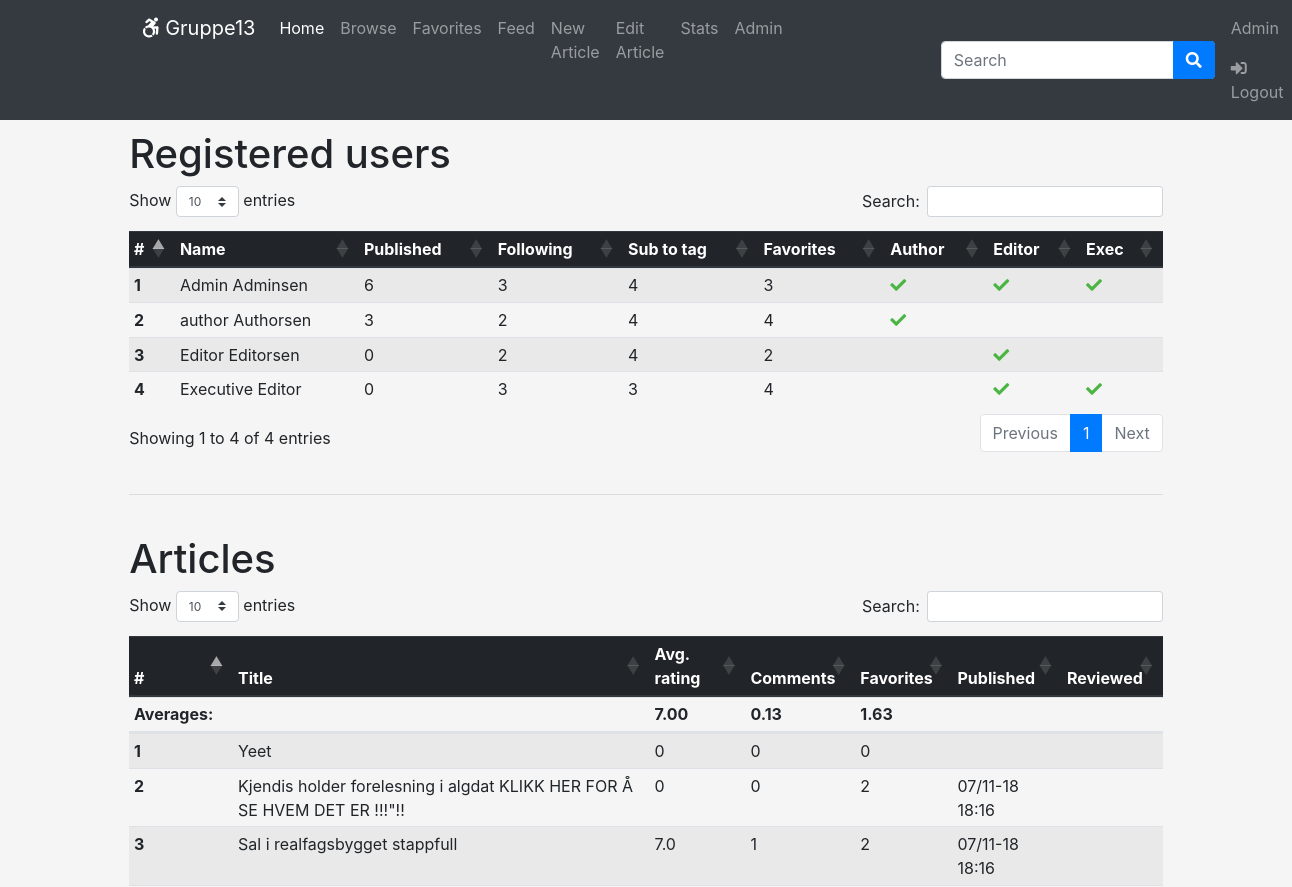
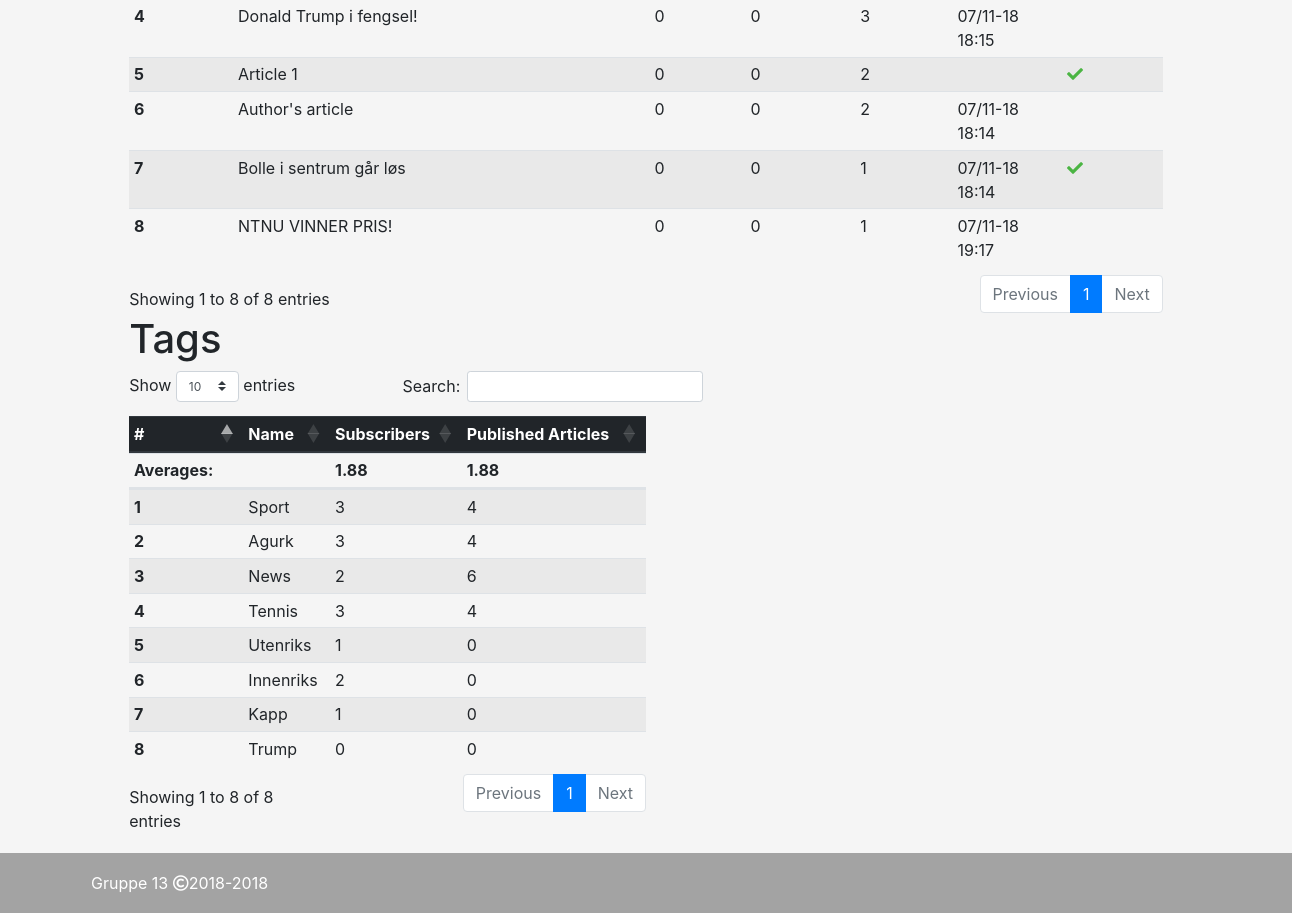
Page /analyze/ (signed in) on the committed database (2 pictures, top to bottom).
### catalog/models.py (models this page shows, shortened)
class User(AbstractUser):
    username = None
    email = models.EmailField('email address', unique=True)
    bool_is_author = models.BooleanField(default=False, help_text='Designates whether user is an author', verbose_name='Author')
    bool_is_editor = models.BooleanField(default=False, help_text='Designates whether user is an editor', verbose_name='Editor')
    bool_is_executive_editor = models.BooleanField(default=False, help_text='Designates whether user is an executive editor', verbose_name='Executive editor')
    first_name = models.CharField('first name', max_length = 30, blank=False)
    last_name = models.CharField('last name', max_length = 30, blank=False)
    bio = models.TextField(blank=True)
    USERNAME_FIELD = 'email'
    REQUIRED_FIELDS = []
    profile_pic = models.ImageField(default='default_profile_pic.jpg', blank=True, max_length=300)
    favorites = models.ManyToManyField('Article', related_name='favorites', blank=True)
    subscribe_author = models.ManyToManyField('User', blank=True)
    subscribe_tag = models.ManyToManyField('Tag', related_name='subscribe_tag', blank=True)
    objects = UserManager()
    def is_author(self):
        return self.is_superuser or self.bool_is_author
    def is_editor(self):
        return self.bool_is_executive_editor or self.bool_is_editor or self.is_superuser
    def is_executive_editor(self):
        return self.is_superuser or self.bool_is_executive_editor
    def name(self):
        return self.first_name + " " + self.last_name

class Article(models.Model):
    author = models.ManyToManyField(User, related_name='author', limit_choices_to={'bool_is_author': True}, blank=True)
    title = models.CharField(max_length=100)
    text = models.TextField(default='Start typing here...')
    thumb = models.ImageField(default='default.png', blank=True, max_length=300)
    pub_date = models.DateTimeField(auto_now_add=True)
    tag = models.ManyToManyField(Tag, related_name='article_tag', blank=True)
    layout_choices = (('LO1', 'Normal'),
             ('LO2', 'Two columns'),
             ('LO3', 'Picture in middle'))
    layout = models.CharField(max_length=3, choices=layout_choices,default='LO1')
    is_published = models.BooleanField(default=False, help_text='Publish article')
    is_reviewed = models.BooleanField(default=False, help_text='Review article')
    assigned_proof_read = models.ManyToManyField(User, related_name="proof_read", limit_choices_to={'bool_is_editor': True}, blank = True)
    last_edited = models.DateTimeField(auto_now=True, blank=True)
    class Meta:
        ordering = ['-pub_date', ]

class Tag(models.Model):
    name = models.CharField(unique=True, max_length=20)

### catalog/views.py (the view)
# urls.py: path('analyze/', views.analyze, name='analyze'),
@user_passes_test(executive_editor_required, '/login/')
def analyze(request):
    users = User.objects.annotate(
        num_articles=Count('author',  distinct=True),
        num_following=Count('subscribe_author', distinct=True),
        num_tag=Count('subscribe_tag', distinct=True),
    )
    articles = Article.objects.annotate(
        avg_rating=Avg('ratecomments__rating', distinct=True),
        num_comments=Count('ratecomments', distinct=True),
        num_favorites=Count('favorites', distinct=True),
    )
    tags = Tag.objects.annotate(
        num_subs=Count('subscribe_tag', distinct=True),
        num_articles=Count('article_tag', filter=Q(article_tag__is_published=True),distinct=True),
    )
    num_articles = Article.objects.all().count()
    num_tags = Tag.objects.count()
    if num_articles>0:
        avg_rating_all = Article.objects.aggregate(Avg('ratecomments__rating'))
    avg_comments_all = Article.objects.aggregate(Count('ratecomments'))
    avg_favorites_all = Article.objects.aggregate(Count('favorites'))
    avg_tag_all = Tag.objects.aggregate(Count('subscribe_tag'))
    avg_tag_all = max(1,(avg_tag_all.get('subscribe_tag__count')))
    avg_comments_all = max(1, (avg_comments_all.get('ratecomments__count')))
    avg_favorites_all = max(1, (avg_favorites_all.get('favorites__count')))
    avg_tag_all = avg_tag_all/num_tags
    avg_comments_all = avg_comments_all/num_articles
    avg_favorites_all = avg_favorites_all/num_articles
    context = {
        'users': users,
        'articles': articles,
        'tags': tags,
        'avg_rating_all':avg_rating_all,
        'avg_comments_all':avg_comments_all,
        'avg_favorites_all':avg_favorites_all,
        'avg_tag_all':avg_tag_all,
    }
    return render(request, 'analyze.html', context=context)

### catalog/models.py (called while the page is built)
    def __str__(self):
        return self.color

### catalog/templatetags/color_tag.py (called while the page is built)
@register.simple_tag
def get_colors():
    print("get_colors called")
    print(ColorScheme.objects.all())
    colors = ColorScheme.objects.all()
    color = ''
    for i in colors:
        color = i
    css = '#hei { background-color: ' + str(color) + ' !important;}'
    return css

### catalog/views.py (called while the page is built)
def executive_editor_required(user):
    if user.is_authenticated:
        return user.is_executive_editor()
    return False

### catalog/templates/analyze.html (shortened to what this page needs)
{% extends "base_template.html" %}
{% block head %}
    <link href="https://cdn.datatables.net/1.10.19/css/dataTables.bootstrap4.min.css" rel="stylesheet"/>
    <link href="https://cdnjs.cloudflare.com/ajax/libs/twitter-bootstrap/4.1.1/css/bootstrap.css rel="stylesheet"/>
{% endblock %}
{% block content %}
<div class="user-stats">
    <h1>Registered users</h1>
    <table class="table table-sm table-hover table-striped">
        <thead class="thead-dark">
            <tr>
                <th>#</th>
                <th>Name</th>
                <th>Published</th>
                <th>Following</th>
                <th>Sub to tag</th>
                <th>Favorites</th>
                <th>Author</th>
                <th>Editor</th>
                <th>Exec</th>
            </tr>
        </thead>
    {% for u in users %}
        <tr class="table-row-link" data-href="{% url 'profile' id=u.id%}" >
            <th>{{forloop.counter}}</th>
            <td>{{u.name}}</td>
            <td>{{u.num_articles}}</td>
            <td>{{u.num_following}}</td>
            <td>{{u.num_tag}}</td>
            <td>{{u.favorites.all.count}}</td>
            <td>{%if u.is_author%} <span  class="fas fa-check"></span>{% endif %}</td>
            <td>{%if u.is_editor%} <span  class="fas fa-check"></span>{% endif %}</td>
            <td>{%if u.is_executive_editor%} <span  class="fas fa-check"></span>{% endif %}</td>
        </tr>
    {% endfor %}
    </table>
</div>
<br>
<hr>
<br>
<div class="article-stats">
    <h1>Articles</h1>
    <table class="table table-sm table-hover table-striped">
        <thead class="thead-dark">
            <tr>
                <th>#</th>
                <th>Title</th>
                <th>Avg. rating</th>
                <th>Comments</th>
                <th>Favorites</th>
                <th>Published</th>
                <th>Reviewed</th>
            </tr>
        </thead>
        <thead>
             <tr>
                <th>Averages:</th>
                <th></th>
                <th>{{ avg_rating_all.ratecomments__rating__avg | floatformat:2 }}</th>
                <th>{{ avg_comments_all  | floatformat:2 }}</th>
                <th>{{ avg_favorites_all | floatformat:2 }}</th>
                <th></th>
                <th></th>
            </tr>
        </thead>
    {% for a in articles %}
        <tr class="table-row-link" data-href="{% url 'post_detail' pk=a.id%}" >
            <th>{{forloop.counter}}</th>
            <td>{{a.title}}</td>
            <td>{% if a.avg_rating == None %} 0 {% else %} {{a.avg_rating}} {% endif %}</td>
            <td>{{a.num_comments}}</td>
            <td>{{a.num_favorites}}</td>
            <td>{%if a.is_published%}{{a.last_edited|date:"d/m-y H:i"}}{% endif %}</td>
            <td class="clickable-row">{%if a.is_reviewed%} <span  class="fas fa-check"></span>{% endif %}</td>
        </tr>
    {% endfor %}
    </table>
</div>
<div class="tag-stats" style="width:50%">
    <h1>Tags</h1>
    <table class="table table-sm table-hover table-striped";>
        <thead class="thead-dark">
            <tr>
                <th>#</th>
                <th>Name</th>
                <th>Subscribers</th>
                <th>Published Articles</th>
            </tr>
        </thead>
         <thead>
             <tr>
                <th>Averages:</th>
                <th></th>
                <th>{{ avg_tag_all | floatformat:2 }}</th>
                <th>{{ avg_tag_all | floatformat:2 }}</th>
            </tr>
        </thead>
    {% for t in tags %}
        <tr class="table-row-link" data-href="{% url 'index_tag' tag=t.name %}" >
            <th>{{forloop.counter}}</th>
            <td>{{t.name}}</td>
            <td>{{t.num_subs}}</td>
            <td>{{t.num_articles}}</td>
        </tr>
    {% endfor %}
    </table>
</div>
{% endblock %}

### catalog/templates/base_template.html (shortened to what this page needs)
<!DOCTYPE html>
<html lang="en">
<head>
    <link href="https://stackpath.bootstrapcdn.com/bootstrap/4.1.3/css/bootstrap.min.css" rel="stylesheet">
    <link rel="stylesheet" href="https://use.fontawesome.com/releases/v5.3.1/css/all.css">
    {% block head %}
    {% endblock %}
        {%load color_tag%}
</head>
<body>
    <nav id="hei" class="navbar navbar-expand-lg navbar-dark bg-dark" >
        <div class="class = navbar-nav navWrapper">
            <div class="navbar-nav">
                <a href="{% url 'index' %}"class="navbar-brand" ><span class="fab fa-accessible-icon"></span> Gruppe13</a>
                <a href="{% url 'index' %}" class="navbar-item nav-link active" >Home</a>
                <a href="{%url 'browse' %}" class="navbar-item nav-link mr-auto" >Browse</a>
                {% if user.is_authenticated %}
                <a href="{%url 'favorites' %}" class="navbar-item nav-link mr-auto" >Favorites</a>
                <a href="{%url 'feed' %}" class="navbar-item nav-link mr-auto" >Feed</a>
                {% endif %}
                {% if user.is_author %}
                <a href="{%url 'post_new' %}" class="navbar-item nav-link mr-auto" >New Article</a>
                {% endif %}
                {% if user.is_editor or user.is_author %}
                <a href="{%url 'editor' %}" class="navbar-item nav-link mr-auto" >Edit Article</a>
                {% endif %}
                {% if user.is_executive_editor %}
                <a href="{%url 'analyze' %}" class="navbar-item nav-link mr-auto" >Stats</a>
                {% endif %}
                {% if user.is_superuser %}
                <a href="../../../admin" class="navbar-item nav-link mr-auto" >Admin</a>
                {% endif %}
                <span class="navbar-item nav-link mr-auto" style="min-width:150px;"></span>
                <form class="form-inline" method="GET" action="{% url 'search' %}">
                    <input class="form-control mr-sm-2" name="q" type="search" placeholder="Search" aria-label="Search">
                    <button class="btn btn-primary my-2 my-sm-0 btnSearch" type="submit"><span class="fas fa-search"></span></button>
                </form>
            </div>
            <div class="nav navbar-nav navbar-right ml-auto">
                {% if user.is_authenticated %}
                <a href="{% url 'profile' id=user.id %}" class="navbar-item nav-link"></span> {{user.first_name}}</a>
                <a href="{% url 'logout' %}?next={{request.path}}" class="navbar-item nav-link"><span class="fas fa-sign-in-alt"></span> Logout</a>
                {% else %}
                <a href="{% url 'register' %}" class="navbar-item nav-link"><span class="fas fa-user-plus"></span> Sign up</a>
                <a href="{% url 'login' %}?next={{request.path}}" class="navbar-item nav-link"><span class="fas fa-sign-in-alt"></span> Login</a>
                {% endif %}
            </div>
        </div>
    </nav>
    <div class="content">
        {% block content %}
        {% endblock %}
    </div>
    <footer class="footer">
      <div class="container">
        <span style="color:white;">Gruppe 13  <span class="far fa-copyright"></span>2018-2018</span>
      </div>
    </footer>
</body>
</html>

### rows in the picture
User: first_name "Admin", name "Admin Adminsen", num_articles "6", num_following "3", num_tag "4", favorites.all.count "3", is_superuser True (drawn)
User: name "author Authorsen", num_articles "3", num_following "2", num_tag "4", favorites.all.count "4", is_superuser False (drawn)
User: name "Editor Editorsen", num_articles "0", num_following "2", num_tag "4", favorites.all.count "2", bool_is_editor True (drawn)
User: name "Executive Editor", num_articles "0", num_following "3", num_tag "3", favorites.all.count "4", bool_is_executive_editor True (drawn), is_superuser False (drawn)
Article: title "Yeet", shows "0", num_comments "0", num_favorites "0"
Article: title "Kjendis holder forelesning i algdat KLIKK HER FOR Å SE HVEM DET ER !!!\"!!", shows "0", num_comments "0", num_favorites "2", last_edited "07/11-18 18:16"
Article: title "Sal i realfagsbygget stappfull", avg_rating "7.0", num_comments "1", num_favorites "2", last_edited "07/11-18 18:16"
Article: title "Donald Trump i fengsel!", shows "0", num_comments "0", num_favorites "3", last_edited "07/11-18 18:15"
Article: title "Article 1", shows "0", num_comments "0", num_favorites "2", is_reviewed True (drawn)
Article: title "Author's article", shows "0", num_comments "0", num_favorites "2", last_edited "07/11-18 18:14"
Article: title "Bolle i sentrum går løs", shows "0", num_comments "0", num_favorites "1", last_edited "07/11-18 18:14", is_reviewed True (drawn)
Article: title "NTNU VINNER PRIS!", shows "0", num_comments "0", num_favorites "1", last_edited "07/11-18 19:17"
Tag: name "Sport", num_subs "3", num_articles "4"
Tag: name "Agurk", num_subs "3", num_articles "4"
Tag: name "News", num_subs "2", num_articles "6"
Tag: name "Tennis", num_subs "3", num_articles "4"
Tag: name "Utenriks", num_subs "1", num_articles "0"
Tag: name "Innenriks", num_subs "2", num_articles "0"
Tag: name "Kapp", num_subs "1", num_articles "0"
Tag: name "Trump", num_subs "0", num_articles "0"

### other values in the picture
{{ avg_rating_all.ratecomments__rating__avg | floatformat:2 }} "7.00"
{{ avg_comments_all  | floatformat:2 }} "0.13"
{{ avg_favorites_all | floatformat:2 }} "1.63"
{{ avg_tag_all | floatformat:2 }} "1.88"
